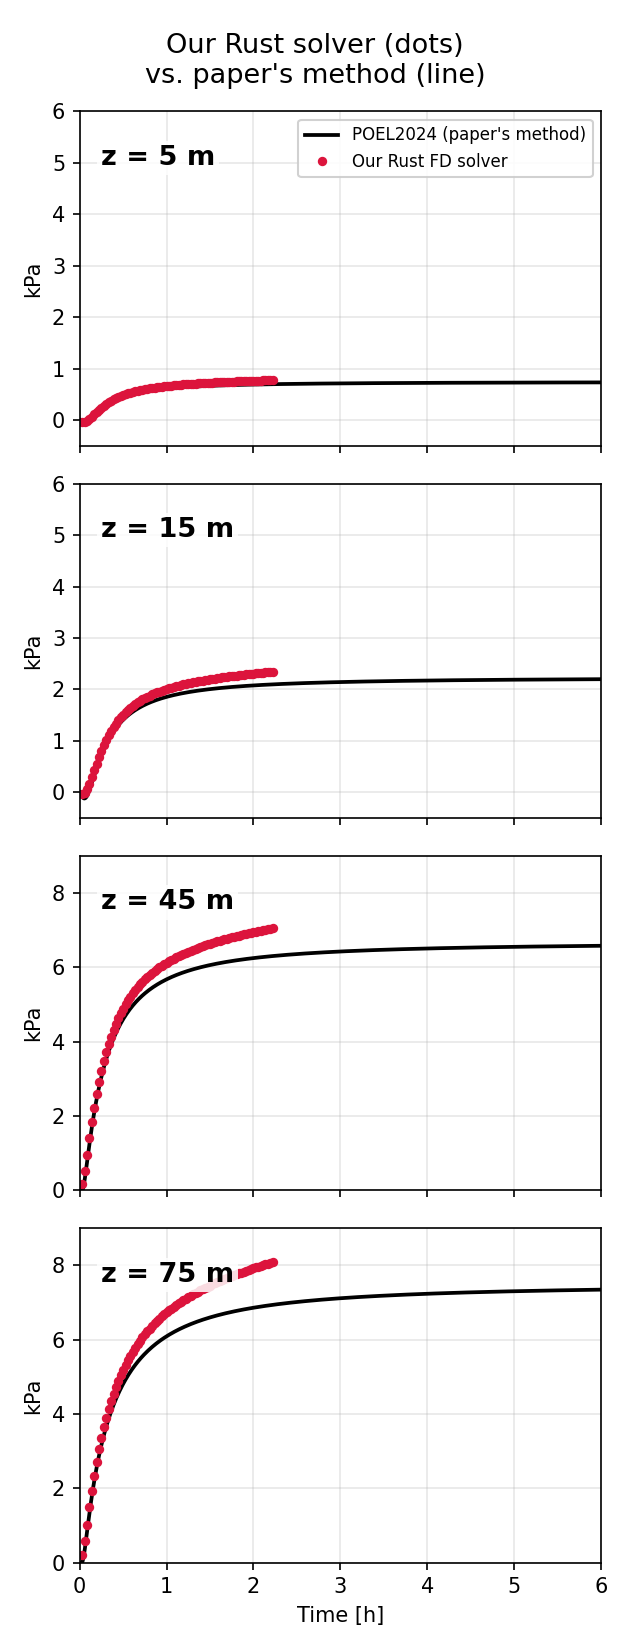

Here is the Python script that generated this plot:
import csv
import numpy as np
import matplotlib.pyplot as plt

t_rust, p_rust = [], {0: [], 1: [], 2: [], 3: []}
with open("rust_solver_wk2003.csv") as f:
    reader = csv.reader(f)
    next(reader)
    for row in reader:
        t_rust.append(float(row[0]) / 3600.0)  # s -> h
        for i in range(4):
            p_rust[i].append(float(row[i + 1]) / 1000.0)  # Pa -> kPa

poel = np.loadtxt("wk2003_pp.dat", skiprows=1)
t_poel, p_poel = poel[:, 0] / 3600.0, poel[:, 1:5] / 1000.0

depths = ["z = 5 m", "z = 15 m", "z = 45 m", "z = 75 m"]
ylims = [(-0.5, 6), (-0.5, 6), (0, 9), (0, 9)]

fig, axes = plt.subplots(4, 1, figsize=(4.2, 11), sharex=True)
for i, (ax, label, ylim) in enumerate(zip(axes, depths, ylims)):
    ax.plot(t_poel, p_poel[:, i], "-", color="black", linewidth=1.8, label="POEL2024 (paper's method)")
    ax.plot(t_rust, p_rust[i], "o", color="crimson", markersize=3.5, label="Our Rust FD solver")
    ax.text(0.04, 0.90, label, fontsize=13, fontweight="bold", transform=ax.transAxes,
            va="top", ha="left", bbox=dict(facecolor="white", edgecolor="none", alpha=0.85, pad=2))
    ax.set_ylabel("kPa")
    ax.set_ylim(*ylim)
    ax.set_xlim(0, 6)
    ax.grid(alpha=0.3)
    if i == 0:
        ax.legend(loc="upper right", fontsize=8, framealpha=0.9)

axes[-1].set_xlabel("Time [h]")
fig.suptitle("Our Rust solver (dots)\nvs. paper's method (line)", fontsize=13)
fig.tight_layout()
fig.savefig("plot5_paper_style_match.png", dpi=150)
print("wrote plot5_paper_style_match.png")
